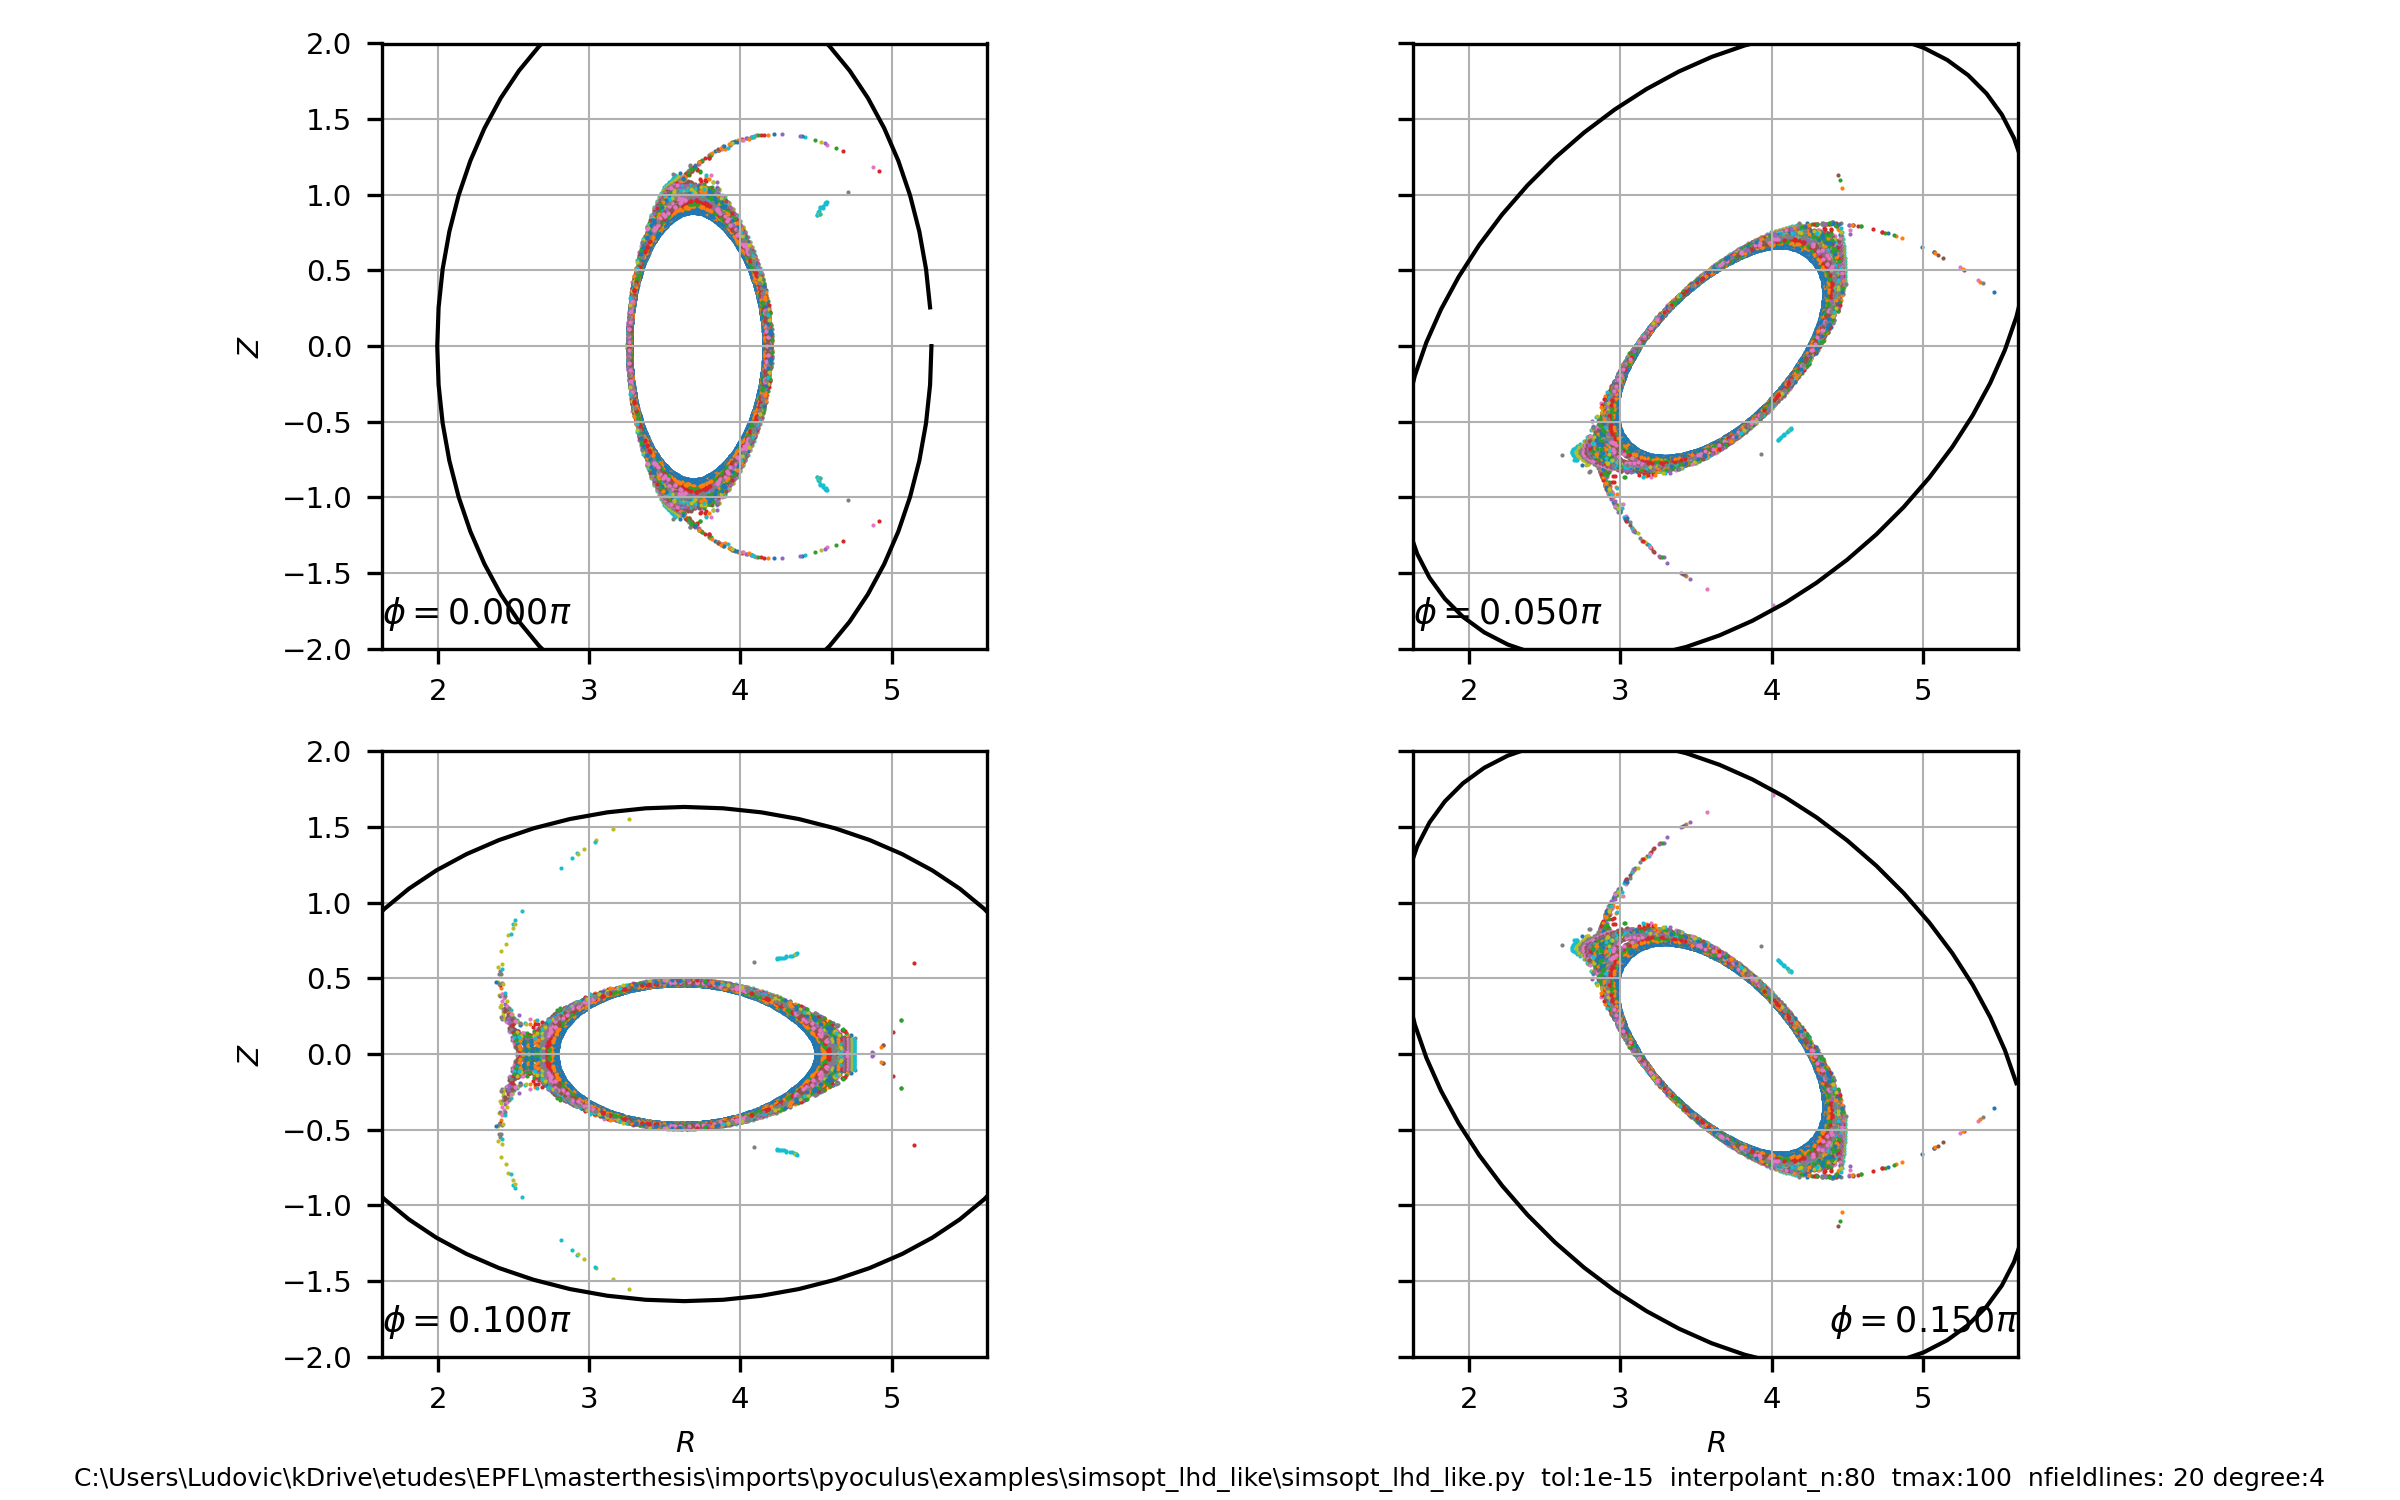

Generate this figure with Python:
#!/usr/bin/env python

import os
import time
import logging
import numpy as np
import simsoptpp as sopp
from simsopt.field import BiotSavart
from simsopt.field import (
    InterpolatedField,
    SurfaceClassifier,
    particles_to_vtk,
    LevelsetStoppingCriterion,
    load_coils_from_makegrid_file,
    MinRStoppingCriterion,
    MaxRStoppingCriterion,
    MinZStoppingCriterion,
    MaxZStoppingCriterion,
)
from simsopt.geo import SurfaceRZFourier
from simsopt.util import proc0_print, comm_world
from simsopt._core.util import parallel_loop_bounds
from pyoculus.fields import SimsoptBfield
from pyoculus.maps import CylindricalBfieldSection
from pyoculus.solvers import FixedPoint
import matplotlib.pyplot as plt

###############################################################################
# Define the LHD-like coils. Coil set reproduce by M. Negalho from Y. Suzuki ‘Effect of
# Pressure Profile on Stochasticity of Magnetic Field in a Conventional Stellarator’,
# Plasma Physics and Controlled Fusion 62, no. 10 (August 2020): 104001,
# https://doi.org/10.1088/1361-6587/ab9a13
###############################################################################

coils = load_coils_from_makegrid_file("lhd.coils.txt", order=20, ppp=20)
bs = BiotSavart(coils)
R_major = 3.63  # Major radius of the helical coil
r_minor = 0.975  # Minor radius of the helical coil
nfp = 10  # Number of field periods

###############################################################################
# Set up the stopping criteria and initial conditions for field line tracing.
# Thanks to Matt Landreman for providing the useful script to generate the
# poincare plot as a tweaked version of simsopt routines.
#
# From: Matt Landreman <mattland@umd.edu>
# Sent: Tuesday, 28 May 2024 21:19
# To: Christopher Berg Smiet <christopher.smiet@epfl.ch>
# Cc: Todd Elder <telder1@umd.edu>; Ludovic Rais <ludovic.rais@epfl.ch>
# Subject: Re: Optimizing heliotron coils for a sharp separatrix
#
#
# Certainly, feel free.
#
#
# On Tue, May 28, 2024 at 11:55 AM Christopher Berg Smiet <christopher.smiet@epfl.ch> wrote:
#
# > Dear Matt, CC: Todd, Ludo
# >
# > Belatedly, I wanted to thank you very much for this script to generate the coils! I just had a meeting with Todd to get pyoculus running on this, and we are generating an example script building on your the coil generation code on our side to get things started.
# >
# > When our script is ready, can we include your code in it and upload it as a pyoculus example? That would be the easiest way to share with todd.
#
###############################################################################

tmax_fl = 100  # "Time" for field line tracing
tol = 1e-15
degree = 4  # Polynomial degree for interpolating the magnetic field

interpolant_n = 80  # Number of points in each dimension for the interpolant

# Set the range for the interpolant and the stopping conditions for field line tracing:
margin = 2
Zmax = r_minor * margin
Rmax = R_major + r_minor * margin
Rmin = R_major - r_minor * margin

# Set initial locations from which field lines will be traced:
# nfieldlines = 60
# p1 = np.array([4.8827, 0.1])
# p2 = np.array([4.8829, -0.1])
# Rs = np.linspace(p1[0], p2[0], nfieldlines)
# Zs = np.linspace(p1[1], p2[1], nfieldlines)

# Meshgrid close to the rotating X-point
# nfieldlines = 20
# Rs = np.linspace(4.8827, 4.8829, nfieldlines)
# Zs = np.linspace(-0.0001, 0.0001, nfieldlines)
# Rs, Zs = np.meshgrid(Rs, Zs)

# Meshgrid in the edge for phi=0.1*pi
nfieldlines = 20
Rs = np.linspace(4.5, 4.75, nfieldlines)
Zs = np.linspace(-0.1, 0.1, nfieldlines)
Rs, Zs = np.meshgrid(Rs, Zs)

initial_phi = 0.1 * np.pi
initial_conditions = np.array(
    [
        [r * np.cos(initial_phi), r * np.sin(initial_phi), z]
        for r, z in zip(Rs.flatten(), Zs.flatten())
    ]
)

bottom_str = (
    os.path.abspath(__file__)
    + f"  tol:{tol}  interpolant_n:{interpolant_n}  tmax:{tmax_fl}  nfieldlines: {nfieldlines} degree:{degree}"
)

# Create a rotating-ellipse surface to use as a stopping condition for field line tracing.
surf_classifier = SurfaceRZFourier.from_nphi_ntheta(
    mpol=1,
    ntor=1,
    nfp=nfp,
    nphi=400,
    ntheta=60,
    range="full torus",
)

classifier_aminor = 2
classifier_elongation = 1.5

classifier_elongation_inv = 1 / classifier_elongation
b = classifier_aminor / np.sqrt(classifier_elongation_inv)
surf_classifier.set_rc(0, 0, R_major)
surf_classifier.set_rc(1, 0, 0.5 * b * (classifier_elongation_inv + 1))
surf_classifier.set_zs(1, 0, -0.5 * b * (classifier_elongation_inv + 1))
surf_classifier.set_rc(1, 1, 0.5 * b * (classifier_elongation_inv - 1))
surf_classifier.set_zs(1, 1, 0.5 * b * (classifier_elongation_inv - 1))
surf_classifier.x = surf_classifier.x

# surf_classifier.to_vtk(__file__ + 'surf_classifier')
sc_fieldline = SurfaceClassifier(surf_classifier, h=0.2, p=2)

stopping_criteria = [
    MaxZStoppingCriterion(Zmax),
    MinZStoppingCriterion(-Zmax),
    MaxRStoppingCriterion(Rmax),
    MinRStoppingCriterion(Rmin),
    LevelsetStoppingCriterion(sc_fieldline.dist),
]

# Set domain for the interpolant:
rrange = (Rmin, Rmax, interpolant_n)
phirange = (0, 2 * np.pi / nfp, interpolant_n * 2)
# exploit stellarator symmetry and only consider positive z values:
zrange = (0, Zmax, interpolant_n // 2)

proc0_print("Initializing InterpolatedField")
bsh = InterpolatedField(
    bs,
    degree,
    rrange,
    phirange,
    zrange,
    True,
    nfp=nfp,
    stellsym=True,  # skip=skip
)
proc0_print("Done initializing InterpolatedField.")

logging.basicConfig()
logger = logging.getLogger("simsopt.field.tracing")
logger.setLevel(1)


# Same as simsopt's compute_fieldlines, but take the initial locations as
# (x,y,z) values instead of (R, Z) values.
def compute_fieldlines(
    field, xyz_inits, tmax=200, tol=1e-7, phis=[], stopping_criteria=[], comm=None
):
    r"""
    Compute magnetic field lines by solving

    .. math::

        [\dot x, \dot y, \dot z] = B(x, y, z)

    Args:
        field: the magnetic field :math:`B`
        R0: list of radial components of initial points
        Z0: list of vertical components of initial points
        tmax: for how long to trace. will do roughly ``|B|*tmax/(2*pi*r0)`` revolutions of the device
        tol: tolerance for the adaptive ode solver
        phis: list of angles in [0, 2pi] for which intersection with the plane
              corresponding to that phi should be computed
        stopping_criteria: list of stopping criteria, mostly used in
                           combination with the ``LevelsetStoppingCriterion``
                           accessed via :obj:`simsopt.field.tracing.SurfaceClassifier`.

    Returns: 2 element tuple containing
        - ``res_tys``:
            A list of numpy arrays (one for each particle) describing the
            solution over time. The numpy array is of shape (ntimesteps, 4).
            Each row contains the time and
            the position, i.e.`[t, x, y, z]`.
        - ``res_phi_hits``:
            A list of numpy arrays (one for each particle) containing
            information on each time the particle hits one of the phi planes or
            one of the stopping criteria. Each row of the array contains
            `[time, idx, x, y, z]`, where `idx` tells us which of the `phis`
            or `stopping_criteria` was hit.  If `idx>=0`, then `phis[int(idx)]`
            was hit. If `idx<0`, then `stopping_criteria[int(-idx)-1]` was hit.
    """
    nlines = xyz_inits.shape[0]
    # assert len(R0) == len(Z0)
    # assert len(R0) == len(phi0)
    # nlines = len(R0)
    # xyz_inits = np.zeros((nlines, 3))
    # R0 = np.asarray(R0)
    # phi0 = np.asarray(phi0)
    # xyz_inits[:, 0] = R0 * np.cos(phi0)
    # xyz_inits[:, 1] = R0 * np.sin(phi0)
    # xyz_inits[:, 2] = np.asarray(Z0)
    res_tys = []
    res_phi_hits = []
    first, last = parallel_loop_bounds(comm, nlines)
    for i in range(first, last):
        res_ty, res_phi_hit = sopp.fieldline_tracing(
            field,
            xyz_inits[i, :],
            tmax,
            tol,
            phis=phis,
            stopping_criteria=stopping_criteria,
        )
        res_tys.append(np.asarray(res_ty))
        res_phi_hits.append(np.asarray(res_phi_hit))
        dtavg = res_ty[-1][0] / len(res_ty)
        logger.debug(
            f"{i+1:3d}/{nlines}, t_final={res_ty[-1][0]}, average timestep {dtavg:.10f}s"
        )
    if comm is not None:
        res_tys = [i for o in comm.allgather(res_tys) for i in o]
        res_phi_hits = [i for o in comm.allgather(res_phi_hits) for i in o]
    return res_tys, res_phi_hits


# Same as simsopt's plot_poincare_data, but with consistent colors between
# subplots, also plotting stellarator-symmetric points, and exploiting nfp
# symmetry to plot more points for the same length of field line tracing.
def plot_poincare_data(
    fieldlines_phi_hits,
    phis,
    filename,
    mark_lost=False,
    aspect="equal",
    dpi=300,
    xlims=None,
    ylims=None,
    s=2,
    marker="o",
):
    """
    Create a poincare plot. Usage:

    .. code-block::

        phis = np.linspace(0, 2*np.pi/nfp, nphis, endpoint=False)
        res_tys, res_phi_hits = compute_fieldlines(
            bsh, R0, Z0, tmax=1000, phis=phis, stopping_criteria=[])
        plot_poincare_data(res_phi_hits, phis, '/tmp/fieldlines.png')

    Requires matplotlib to be installed.

    """
    import matplotlib.pyplot as plt
    from math import ceil, sqrt

    plt.rc("font", size=7)
    # nrowcol = ceil(sqrt(len(phis)))
    nrowcol = 2
    plt.figure()
    fig, axs = plt.subplots(nrowcol, nrowcol, figsize=(8, 5))
    for ax in axs.ravel():
        ax.set_aspect(aspect)
    color = None
    prop_cycle = plt.rcParams["axes.prop_cycle"]
    colors = prop_cycle.by_key()["color"]
    for i in range(4):
        row = i // nrowcol
        col = i % nrowcol

        # if passed a surface, plot the plasma surface outline
        for surf in [surf_classifier]:
            cross_section = surf.cross_section(phi=phis[i])
            r_interp = np.sqrt(cross_section[:, 0] ** 2 + cross_section[:, 1] ** 2)
            z_interp = cross_section[:, 2]
            g = 0.0
            axs[row, col].plot(r_interp, z_interp, linewidth=1, c=(g, g, g))

        axs[row, col].grid(True, linewidth=0.5)

        if i != 4 - 1:
            axs[row, col].set_title(
                f"$\\phi = {phis[i]/np.pi:.3f}\\pi$ ", loc="left", y=0.0
            )
        else:
            axs[row, col].set_title(
                f"$\\phi = {phis[i]/np.pi:.3f}\\pi$ ", loc="right", y=0.0
            )
        if row == nrowcol - 1:
            axs[row, col].set_xlabel("$R$")
        if col == 0:
            axs[row, col].set_ylabel("$Z$")
        if col == 1:
            axs[row, col].set_yticklabels([])
        if xlims is not None:
            axs[row, col].set_xlim(xlims)
        if ylims is not None:
            axs[row, col].set_ylim(ylims)
        for j in range(len(fieldlines_phi_hits)):
            if fieldlines_phi_hits[j].size == 0:
                continue
            if mark_lost:
                lost = fieldlines_phi_hits[j][-1, 1] < 0
                color = "r" if lost else "g"
            phi_hit_codes = fieldlines_phi_hits[j][:, 1]
            condition = np.logical_and(
                phi_hit_codes >= 0, np.mod(phi_hit_codes, 4) == i
            )
            indices = np.where(condition)[0]
            data_this_phi = fieldlines_phi_hits[j][indices, :]
            if data_this_phi.size == 0:
                continue
            r = np.sqrt(data_this_phi[:, 2] ** 2 + data_this_phi[:, 3] ** 2)
            color = colors[j % len(colors)]
            axs[row, col].scatter(
                r, data_this_phi[:, 4], marker=marker, s=s, linewidths=0, c=color
            )

            # stellarator-symmetric points:
            new_row = row
            if i == 1 or i == 3:
                new_row = 1 - row

            axs[new_row, col].scatter(
                r, -data_this_phi[:, 4], marker=marker, s=s, linewidths=0, c=color
            )

        # plt.rc('axes', axisbelow=True)

    # plt.figtext(0.5, 0.995, os.path.abspath(coils_filename), ha="center", va="top", fontsize=4)
    plt.figtext(0.5, 0.005, bottom_str, ha="center", va="bottom", fontsize=6)
    plt.tight_layout()
    plt.savefig(filename, dpi=dpi)
    return fig, axs


def trace_fieldlines(bfield, label):
    t1 = time.time()
    phis = [(i / 4) * (2 * np.pi / nfp) for i in range(4 * nfp)]
    fieldlines_tys, fieldlines_phi_hits = compute_fieldlines(
        bfield,
        initial_conditions,
        tmax=tmax_fl,
        tol=tol,
        comm=comm_world,
        phis=phis,
        stopping_criteria=stopping_criteria,
    )
    t2 = time.time()
    proc0_print(
        f"Time for fieldline tracing={t2-t1:.3f}s. Num steps={sum([len(l) for l in fieldlines_tys])//nfieldlines}",
        flush=True,
    )
    if comm_world is None or comm_world.rank == 0:
        # particles_to_vtk(fieldlines_tys, __file__ + f'fieldlines_{label}')
        radius = margin
        fig, axs = plot_poincare_data(
            fieldlines_phi_hits,
            phis,
            __file__ + f"_{label}.png",
            dpi=300,
            xlims=[R_major - radius, R_major + radius],
            ylims=[-radius, radius],
            s=1,
            # surf=surf1_Poincare,
        )
    return fig, axs


import datetime

label = "bsh_" + datetime.datetime.now().strftime("%Y%m%d-%H%M")
fig, axs = trace_fieldlines(bsh, label)

###############################################################################
# Searching the fixed points with pyoculus.
###############################################################################
if comm_world is not None and comm_world.rank != 0:
    comm_world.abort()

logging.basicConfig(level=logging.INFO)

proc0_print("Setting up the problem")
simsoptfield = SimsoptBfield(nfp, bs)
pyoproblem = CylindricalBfieldSection.without_axis(simsoptfield, phi0=0.1*np.pi, guess=[3.6, 0.], rtol=1e-10)

proc0_print("Searching fixed points")
# Using checkonly we can search for fixed points only with the m=qq number
# so the value of pp is not used (and only checked <- in future implementation)
# This is why here the n=pp are conjectured from checking the angle evolution
# after qq*(2*pi/nfp) (using field periodicity)

# One of the two rotating fixed point seem to be really close to [4.8827, 0.]
# But the exponential growth is too high for the solver to converge
# fp_x1 = FixedPoint(pyoproblem)
# fp_x1.find(guess=[4.8827, 0.], pp=1, qq=2, sbegin=2, send=5.5, checkonly=True)

# Island m = 7, n = ? (10 ?)
fp_7o = FixedPoint(pyoproblem)
fp_7o.find(7, guess=[4.5394, 0.0], tol=1e-15)
fp_7x = FixedPoint(pyoproblem)
fp_7x.find(7, guess=[4.45012135, -0.15772282])

# Island m = 13, n = ? (20 ?)
fp_13o = FixedPoint(pyoproblem)
fp_13o.find(13, guess=[4.54492985, -0.07441066])
fp_13x = FixedPoint(pyoproblem)
fp_13x.find(13, guess=[4.56964356, 0.0])

# Island m = 6, n = ? (10 ?)
fp_6o = FixedPoint(pyoproblem)
fp_6o.find(6, guess=[4.49199436, -0.1779669])
fp_6x = FixedPoint(pyoproblem)
fp_6x.find(6, guess=[4.60062493, 0.0])

# Island m = 19, n = ? (30 ?)
fp_19o = FixedPoint(pyoproblem)
fp_19o.find(19, guess=[4.58393511, 0.0])
fp_19x = FixedPoint(pyoproblem)
fp_19x.find(19, guess=[4.5757102, -0.03811962])


colors = ["red", "green", "blue", "yellow"]
for i, fp in enumerate([fp_7o, fp_13o, fp_6o, fp_19o]):
    fp.plot(ax=axs[1, 0], color=colors[i])

for i, fp in enumerate([fp_7x, fp_13x, fp_6x, fp_19x]):
    fp.plot(ax=axs[1, 0], color=colors[i])
        
proc0_print(
    f"GreenesResidues for X-points:\n m=7 - {fp_7x.GreenesResidue}\n m=13 - {fp_13x.GreenesResidue}, \n m=6 - {fp_6x.GreenesResidue}, \n m=19 - {fp_19x.GreenesResidue}"
)

# Saving the whole figure with fixed points on the row 1, column 0 subplot
axs[1, 0].set_xlim(3.9, 4.7)
axs[1, 0].set_ylim(-0.5, 0.1)
fig.savefig(__file__ + f"_{label}_fixed_points.png", dpi=300)
